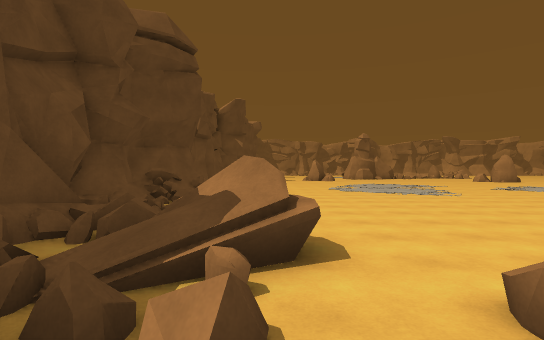
[1] (above)

24 first-person views from a walk through a Unity game level. The camera is 1.5 m above the floor, looks level and sees 80° across. The floor is counted in squares, 2 m on a side. Each view is taken from the middle of a square. On the plan, view 1 faces up. The plan holds only what a view shows up to about 11 squares ahead; the rest is blank. The place goes on beyond the plan.

[2]
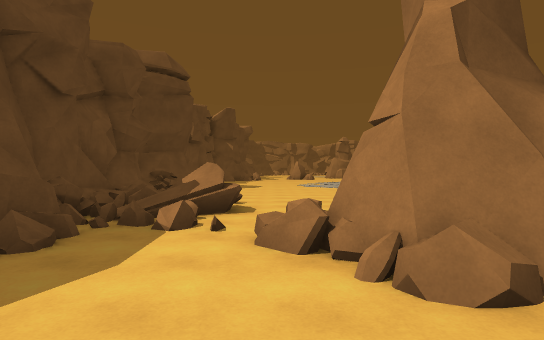

[3]
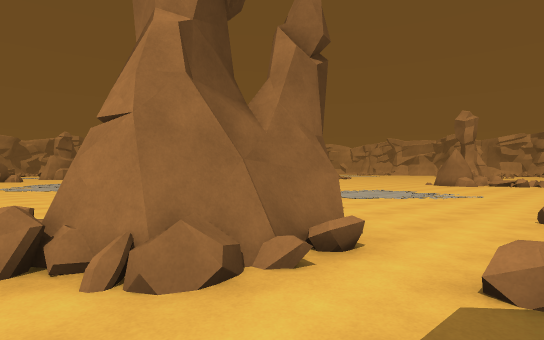

[4]
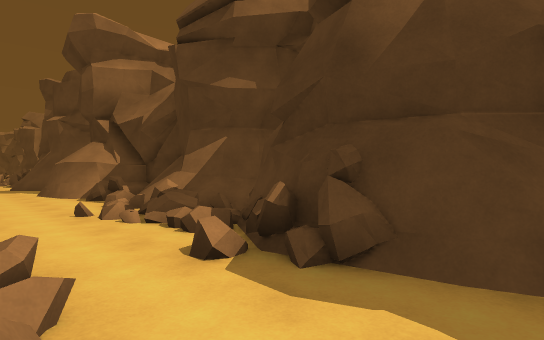

[5]
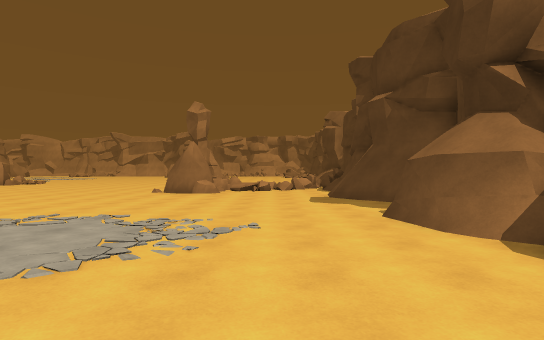

[6]
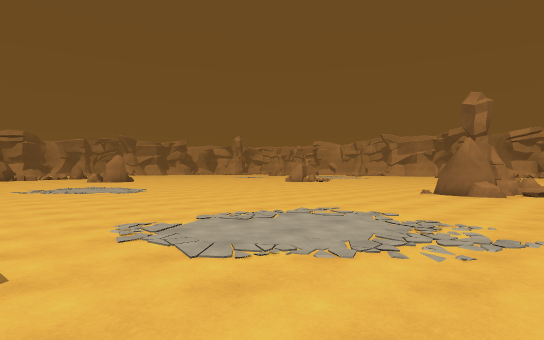

[7]
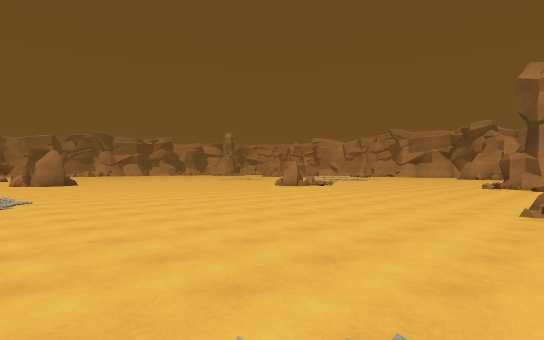

[8]
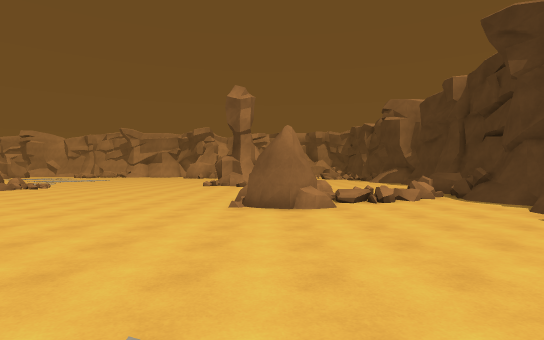

[9]
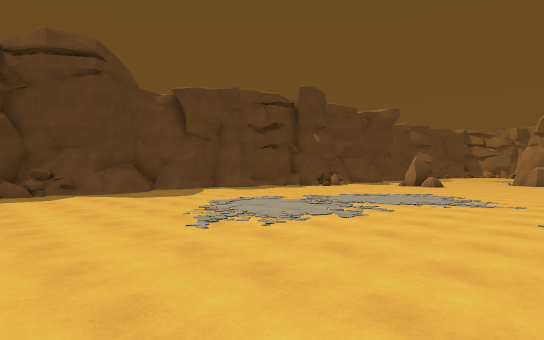

[10]
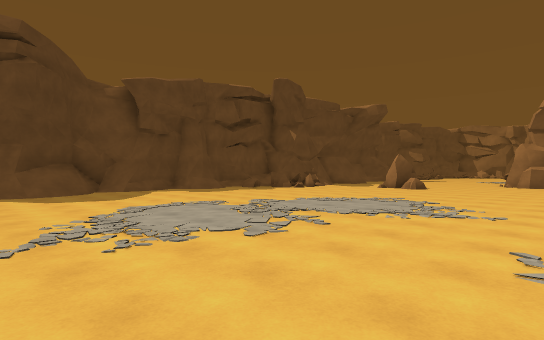

[11]
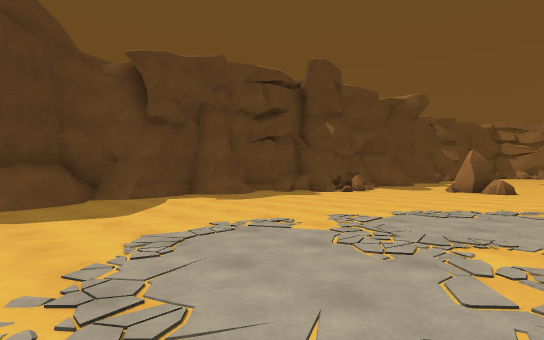

[12]
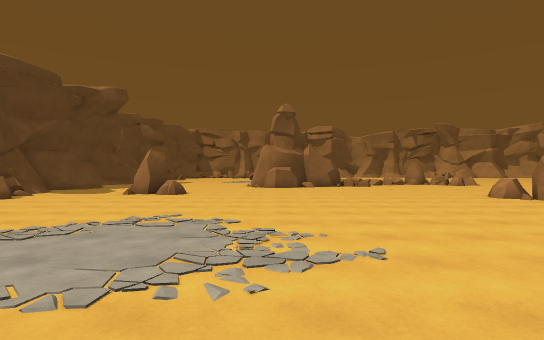

[13]
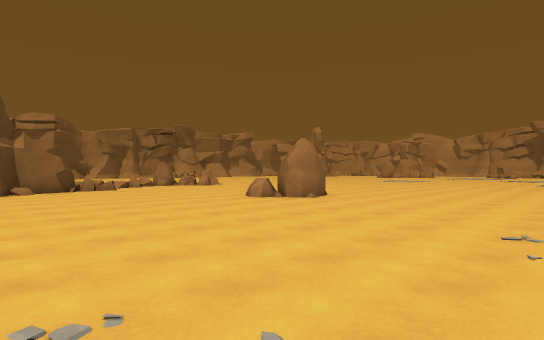

[14]
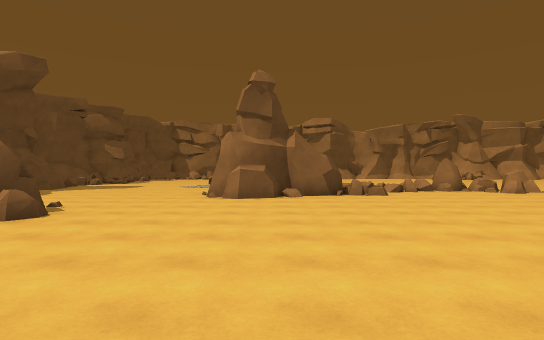

[15]
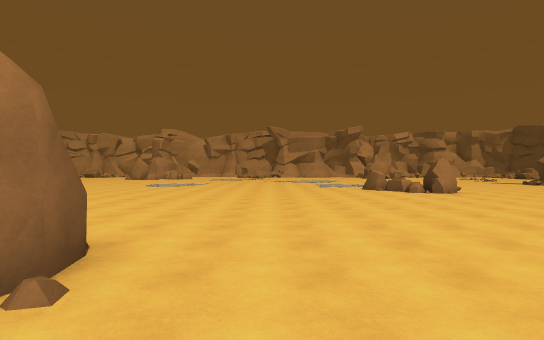

[16]
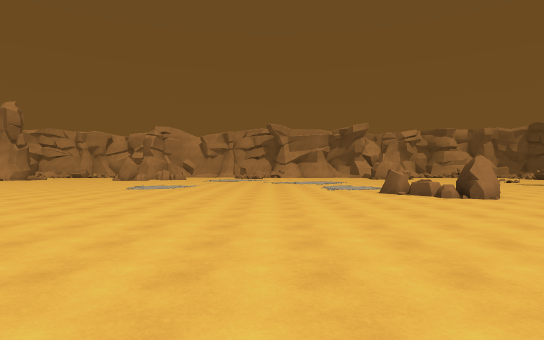

[17]
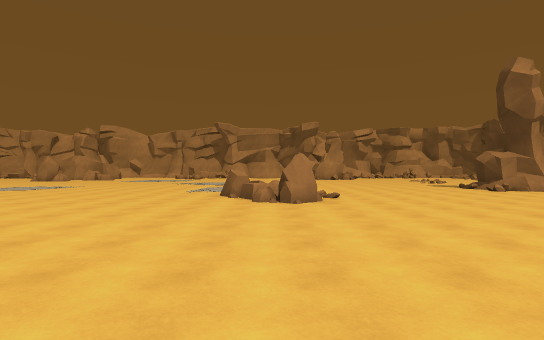

[18]
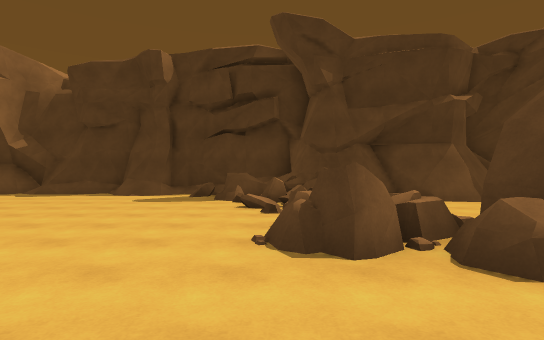

[19]
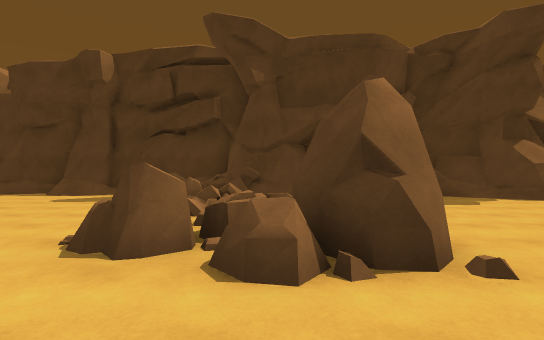

[20]
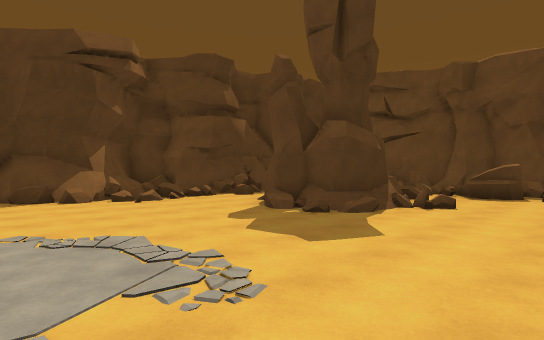

[21]
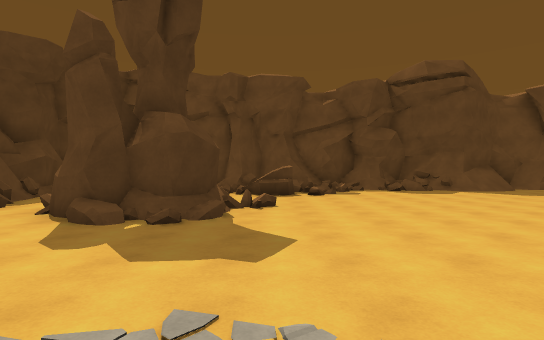

[22]
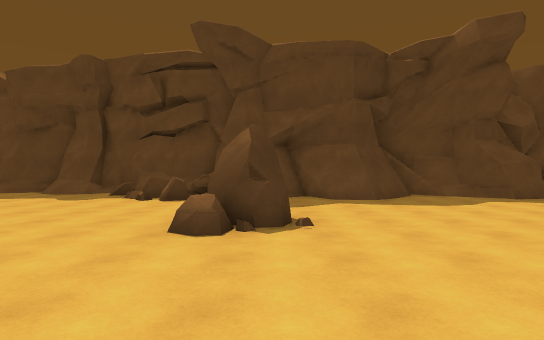

[23]
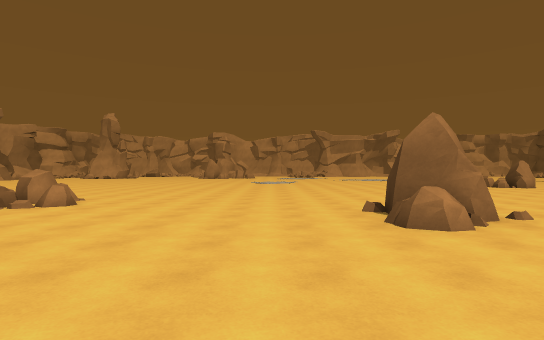

[24]
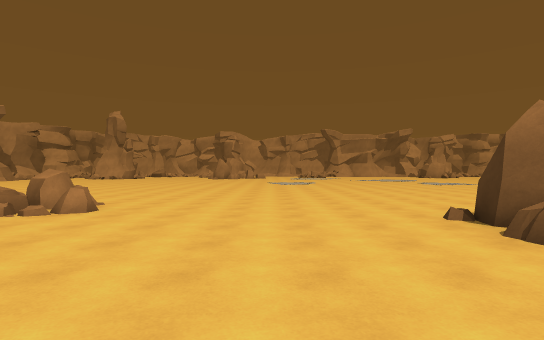

### Floor plan
Key: @ floor where view 1 was taken; # wall or solid block; . main floor; : floor 0.5 m higher than the main floor; + floor 0.75 m higher than the main floor; / step, stairs or slope; = window, fence, low wall or low ledge; ^ raised ledge; R rock; O other object.
Columns run from 4 left of view 1 to 26 right of it. Each row starts with its distance up from view 1.
 28  ##.......#     # ..RR....
 27  ##.......#####R..........
 26   ##.......##.............  ..
 25   ##..........................
 24   ##..........................
 23   #/...R......................
 22   ##...RR......................
 21  ####............RRR...........
 20  #=^=.............R#...........
 19  #==...........................
 18  #.............................
 17  #.............................
 16  #.............................
 15  #.............................
 14 ##..........................RR
 13 #/............  ..........RRRR
 12 ##/...........  ...........RO
 11 ##/............ ............/..
 10 ##/............................
  9 #==............................
  8 ##=............................
  7 #/.............................
  6 ###............................
  5  #=#...........................
  4   =##........................
  3   #==..=.....................
  2   ###..##.............RRRR...
  1  #=#=.####............RRRR....
  0  ##=@=####.............:R.....
 -1     ..###..............==......
 -2     .................../=......
 -3      ..#...//..##../##./=#=....
 -4    #######+====##//######=^=...
 -5          ###########    ^//#.#.
 -6                         ^#^####

Where each view was taken, in squares from view 1:
view 1: 0 up, 0 right, facing up
view 2: 3 down, 1 right, facing up
view 3: 3 down, 1 right, facing up-right
view 4: 1 down, 1 right, facing down-right
view 5: 1 down, 7 right, facing right
view 6: 1 down, 7 right, facing up-right
view 7: 2 up, 11 right, facing up-right
view 8: 2 up, 11 right, facing right
view 9: 7 up, 9 right, facing up-left
view 10: 9 up, 9 right, facing up-left
view 11: 10 up, 6 right, facing up-left
view 12: 12 up, 7 right, facing up
view 13: 14 up, 7 right, facing up-right
view 14: 17 up, 8 right, facing up
view 15: 18 up, 12 right, facing right
view 16: 18 up, 14 right, facing right
view 17: 13 up, 15 right, facing right
view 18: 5 up, 21 right, facing down
view 19: 5 up, 19 right, facing down
view 20: 5 up, 10 right, facing down-left
view 21: 3 up, 10 right, facing left
view 22: 23 up, 8 right, facing left
view 23: 23 up, 9 right, facing right
view 24: 24 up, 10 right, facing right
